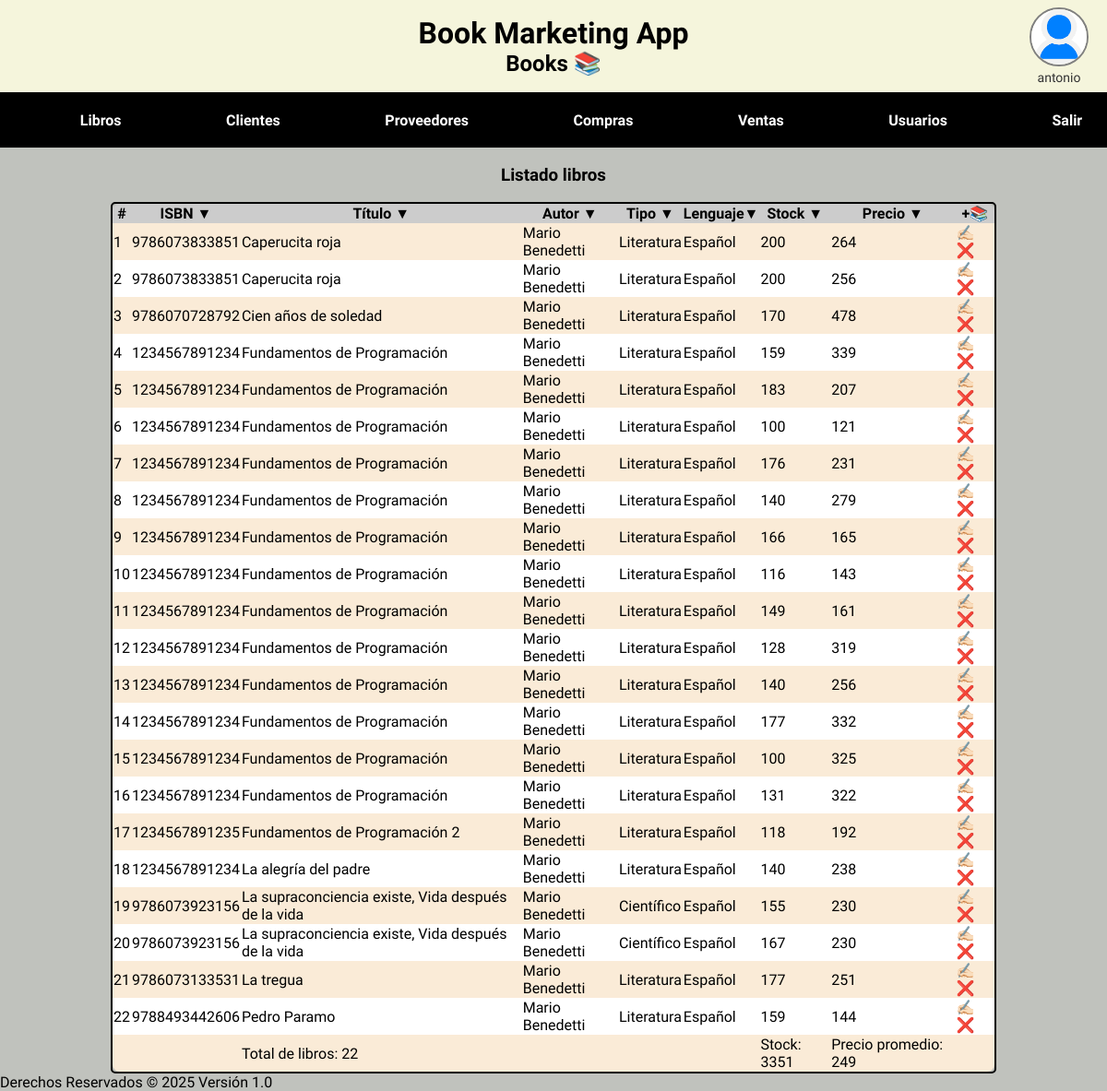
Screenshot of /base/index.php?op=10 (signed in) with the database file from the repository.
### tables this page shows
CREATE TABLE IF NOT EXISTS `book` (
  `id` int NOT NULL AUTO_INCREMENT,
  `titulo` varchar(100) NOT NULL,
  `tipo` int NOT NULL DEFAULT '0',
  `paginas` smallint DEFAULT '0',
  `editorial` int NOT NULL,
  `isbn` varchar(20) DEFAULT NULL,
  `pais` int NOT NULL DEFAULT '1',
  `dimensiones` varchar(20) DEFAULT NULL,
  `idioma` int NOT NULL DEFAULT '1',
  `imagen_portada` varchar(100) DEFAULT NULL,
  `imagen_contraportada` varchar(100) DEFAULT NULL,
  `sobrecubierta` int NOT NULL DEFAULT '0',
  `pasta_dura` int NOT NULL DEFAULT '0',
  `resumen` varchar(500) NOT NULL,
  `stock` int NOT NULL DEFAULT '0',
  `precio` decimal(10,0) NOT NULL DEFAULT '0',
  `autor` int NOT NULL DEFAULT '1',
  `estado` enum('alto','bajo') DEFAULT 'alto',
  PRIMARY KEY (`id`),
  KEY `tipo` (`tipo`),
  KEY `editorial` (`editorial`),
  KEY `pais` (`pais`),
  KEY `idioma` (`idioma`),
  KEY `autor` (`autor`)
);

CREATE TABLE IF NOT EXISTS `autor` (
  `id` int NOT NULL AUTO_INCREMENT,
  `nombre` varchar(50) NOT NULL,
  `nacionalidad` int DEFAULT NULL,
  `comentarios` varchar(500) DEFAULT NULL,
  `estado` enum('alto','bajo') DEFAULT 'alto',
  PRIMARY KEY (`id`),
  KEY `nacionalidad` (`nacionalidad`)
);

CREATE TABLE IF NOT EXISTS `tipo` (
  `id` int NOT NULL AUTO_INCREMENT,
  `tipo` varchar(30) NOT NULL,
  `estado` enum('alto','bajo') NOT NULL DEFAULT 'alto',
  PRIMARY KEY (`id`)
);

CREATE TABLE IF NOT EXISTS `lenguaje` (
  `id` int NOT NULL AUTO_INCREMENT,
  `lenguaje` varchar(30) NOT NULL,
  `estado` enum('alto','bajo') DEFAULT 'alto',
  PRIMARY KEY (`id`)
);

### base/bd.php (called while the page is built, shortened)
<?php
function bd_consulta($query)
{
	$hostname="localhost";
	$user="root";
	$password="";
	$bd="books";
	$connection = mysqli_connect($hostname, $user, $password,$bd);
    try{
	    $result = mysqli_query($connection, $query);
    }
    catch(mysqli_sql_exception $e){
        var_dump($e);
        exit;
    }
	return $result;
}
?>

### content/libros/book_list.php (the view, shortened to what this page needs)
<?php
$consulta = "SELECT book.id, isbn, titulo, autor.nombre as autor,
tipo.tipo, lenguaje.lenguaje, book.stock, book.precio, book.estado
from book
inner join tipo on book.tipo=tipo.id
inner join lenguaje on book.idioma=lenguaje.id
inner join autor on autor.id=book.autor
WHERE book.estado != 'bajo'
order by titulo";
$result = bd_consulta($consulta);
?>
<div class="title">
  <h3>Listado libros</h3>
</div>
<table>
  <tr>
    <th>#</th>
    <th id="isbn" style="cursor:pointer">ISBN <span id="flechaISBN">▼</span></th>
    <th id="titulo" style="cursor:pointer">Título <span id="flechaTitulo">▼</span></th>
    <th id="titulo" style="cursor:pointer">Autor <span id="flechaAutor">▼</span></th>
    <th id="titulo" style="cursor:pointer">Tipo <span id="flechaTipo">▼</span></th>
    <th id="titulo" style="cursor:pointer">Lenguaje<span id="flechaLenguaje">▼</span></th>
    <th id="titulo" style="cursor:pointer">Stock <span id="flechaStock">▼</span></th>
    <th id="titulo" style="cursor:pointer">Precio <span id="flechaPrecio">▼</span></th>
    <th><a href="../base/index.php?op=11">+&#128218;</a></th>
  </tr>
  <?php
  $i = 0;
  while ($row = mysqli_fetch_assoc($result)) {
    $i++;
  ?>
  <tr>
      <td><?= $i ?></td>
      <td><?= $row['isbn']  ?></td>
      <td><?= $row['titulo'] ?></td>
      <td><?= $row['autor'] ?></td>
      <td><?= $row['tipo'] ?></td>
      <td><?= $row['lenguaje'] ?></td>
      <td class="stock"><?= $row['stock']  ?></td>
      <td class="precio"><?= $row['precio']  ?></td>
      <td>
        <a href="../base/index.php?op=12&id=<?= $row['id'] ?>">&#9997;&#127995;</a>
        <a href="../base/index.php?op=13&id=<?= $row['id'] ?>">❌</a>
      </td>
  </tr>
  <?php } ?>
  <tr>
    <td></td>
    <td></td>
    <td id="totalLibros">Total de libros: <?=$i?></td>
    <td></td>
    <td></td>
    <td></td>
    <td id="stockTotal">Stock:</td>
    <td id="precioProm">Precio promedio:</td>
    <td></td>
  </tr>
</table>

### css/base.css (style rules this page uses)
a { color: inherit; text-decoration: none; }
* { font-family: 'Jacques Francois', sans-serif; }
.title { text-align: center; }
body { font-family: 'Jacques Francois', sans-serif; margin: 0; font-weight: 400; font-style: normal; padding: 0; background-color: #c0c2bd; }

### css/listings.css (style rules this page uses)
table { width: 80%; margin-left: 10%; border: solid 2px; border-collapse: separate; border-radius: 5px; font-family: serif; border-spacing: 0; }
tr:first-child { background-color: #CCCCCC; }
tr:first-child th:first-child { border-top-left-radius: 8px; }
tr:first-child th:last-child { border-top-right-radius: 8px; }
tr:nth-child(odd):not(tr:first-child) { background-color: #FFFFFF; }
tr:nth-child(even) { background-color: antiquewhite; }
tr:last-child td:first-child { border-bottom-left-radius: 8px; }
tr:last-child td:last-child { border-bottom-right-radius: 8px; }

### rows the page displays
book: isbn "9786073833851", titulo "Caperucita roja", autor.nombre "Mario Benedetti", tipo.tipo "Literatura", idioma.lenguaje "Español", stock "200", precio "264"
book: isbn "9786073833851", titulo "Caperucita roja", autor.nombre "Mario Benedetti", tipo.tipo "Literatura", idioma.lenguaje "Español", stock "200", precio "256"
book: isbn "9786070728792", titulo "Cien años de soledad", autor.nombre "Mario Benedetti", tipo.tipo "Literatura", idioma.lenguaje "Español", stock "170", precio "478"
book: isbn "1234567891234", titulo "Fundamentos de Programación", autor.nombre "Mario Benedetti", tipo.tipo "Literatura", idioma.lenguaje "Español", stock "159", precio "339"
book: isbn "1234567891234", titulo "Fundamentos de Programación", autor.nombre "Mario Benedetti", tipo.tipo "Literatura", idioma.lenguaje "Español", stock "183", precio "207"
book: isbn "1234567891234", titulo "Fundamentos de Programación", autor.nombre "Mario Benedetti", tipo.tipo "Literatura", idioma.lenguaje "Español", stock "100", precio "121"
book: isbn "1234567891234", titulo "Fundamentos de Programación", autor.nombre "Mario Benedetti", tipo.tipo "Literatura", idioma.lenguaje "Español", stock "176", precio "231"
book: isbn "1234567891234", titulo "Fundamentos de Programación", autor.nombre "Mario Benedetti", tipo.tipo "Literatura", idioma.lenguaje "Español", stock "140", precio "279"
book: isbn "1234567891234", titulo "Fundamentos de Programación", autor.nombre "Mario Benedetti", tipo.tipo "Literatura", idioma.lenguaje "Español", stock "166", precio "165"
book: isbn "1234567891234", titulo "Fundamentos de Programación", autor.nombre "Mario Benedetti", tipo.tipo "Literatura", idioma.lenguaje "Español", stock "116", precio "143"
book: isbn "1234567891234", titulo "Fundamentos de Programación", autor.nombre "Mario Benedetti", tipo.tipo "Literatura", idioma.lenguaje "Español", stock "149", precio "161"
book: isbn "1234567891234", titulo "Fundamentos de Programación", autor.nombre "Mario Benedetti", tipo.tipo "Literatura", idioma.lenguaje "Español", stock "128", precio "319"
book: isbn "1234567891234", titulo "Fundamentos de Programación", autor.nombre "Mario Benedetti", tipo.tipo "Literatura", idioma.lenguaje "Español", stock "140", precio "256"
book: isbn "1234567891234", titulo "Fundamentos de Programación", autor.nombre "Mario Benedetti", tipo.tipo "Literatura", idioma.lenguaje "Español", stock "177", precio "332"
book: isbn "1234567891234", titulo "Fundamentos de Programación", autor.nombre "Mario Benedetti", tipo.tipo "Literatura", idioma.lenguaje "Español", stock "100", precio "325"
book: isbn "1234567891234", titulo "Fundamentos de Programación", autor.nombre "Mario Benedetti", tipo.tipo "Literatura", idioma.lenguaje "Español", stock "131", precio "322"
book: isbn "1234567891235", titulo "Fundamentos de Programación 2", autor.nombre "Mario Benedetti", tipo.tipo "Literatura", idioma.lenguaje "Español", stock "118", precio "192"
book: isbn "1234567891234", titulo "La alegría del padre", autor.nombre "Mario Benedetti", tipo.tipo "Literatura", idioma.lenguaje "Español", stock "140", precio "238"
book: isbn "9786073923156", titulo "La supraconciencia existe, Vida después de la vida", autor.nombre "Mario Benedetti", tipo.tipo "Científico", idioma.lenguaje "Español", stock "155", precio "230"
book: isbn "9786073923156", titulo "La supraconciencia existe, Vida después de la vida", autor.nombre "Mario Benedetti", tipo.tipo "Científico", idioma.lenguaje "Español", stock "167", precio "230"
book: isbn "9786073133531", titulo "La tregua", autor.nombre "Mario Benedetti", tipo.tipo "Literatura", idioma.lenguaje "Español", stock "177", precio "251"
book: isbn "9788493442606", titulo "Pedro Paramo", autor.nombre "Mario Benedetti", tipo.tipo "Literatura", idioma.lenguaje "Español", stock "159", precio "144"

### other values shown
$user_nombre "antonio"
$i "22"
